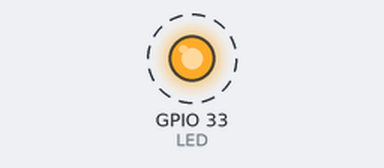
Simulated run of this sketch. Board: ESP32. Shown: output pins drawn as LEDs (lit = HIGH). Dashed ring = blinking.

Above: at 0.2 s.
Timing chart, 0 to 4.6 s (numbered marks = the images above):
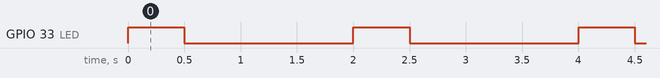

The sketch:

ESP32_millis.ino
```cpp
// ESP32_millis.ino

#define LED 33

const long delayTime = 100;
unsigned long prevTime = 0;

float T = 2000;
float D = 0.25;

void setup() {
  pinMode(LED, OUTPUT);
}

void loop() {
  unsigned long currTime = millis();
  if(currTime-prevTime<=T*D)
  {
    digitalWrite(LED, HIGH);
  } else {
    digitalWrite(LED, LOW);
  }
  if(currTime-prevTime>=T) prevTime = currTime;
}
```

Measured:
- by itself, GPIO 33 (LED): alternates HIGH for 0.50 s and LOW for 1.5 s
